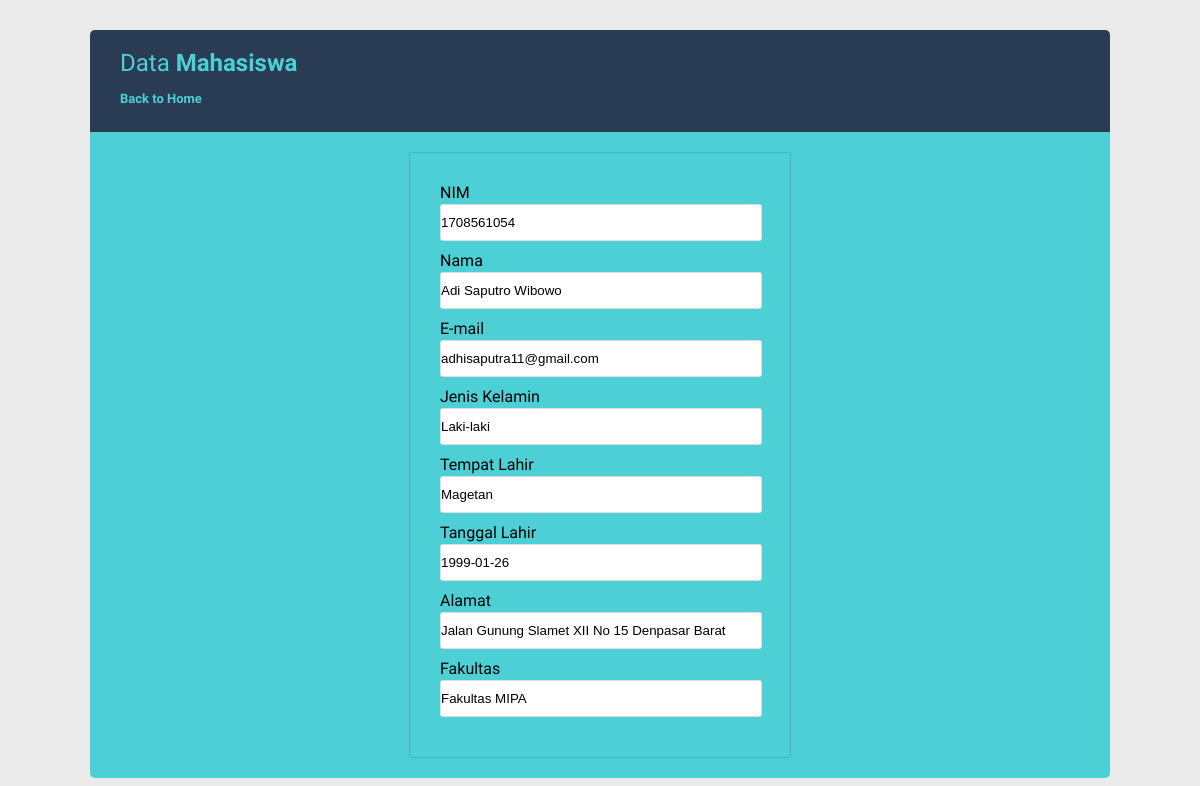
Screenshot of /detail.php?id=2 with the database file from the repository.
### tables this page shows
CREATE TABLE `mahasiswa` (
  `idmahasiswa` int(11) NOT NULL,
  `nim` varchar(10) NOT NULL,
  `nama` varchar(50) NOT NULL,
  `jenisKelamin` enum('Laki-laki','Perempuan') NOT NULL,
  `tempatLahir` varchar(20) NOT NULL,
  `tglLahir` date NOT NULL,
  `alamat` text NOT NULL,
  `email` varchar(50) NOT NULL,
  `fakultas` enum('Fakultas Ilmu Budaya','Fakultas Kedokteran','Fakultas Hukum','Fakultas Teknik','Fakultas Pertanian','Fakultas Ekonomi dan Bisnis','Fakultas Peternakan','Fakultas MIPA','Fakultas Kedokteran Hewan','Fakultas Teknologi Pertanian','Fakultas Ilmu Sosial dan Ilmu Politik','Fakultas Kelautan dan Perikanan','Fakultas Pariwisata') NOT NULL
);

### function.php (called while the page is built, shortened)
<?php
$conn = mysqli_connect("localhost", "root", "", "mahasiswa");
function query($query)
{
	global $conn;
	$result = mysqli_query($conn, $query);
	$rows = [];
	while ($row = mysqli_fetch_assoc($result)) {
		$rows[] = $row;
	}
	return $rows;
}

### detail.php (the view, shortened to what this page needs)
<?php
require "function.php";
$id = $_GET["id"];
$dataMhs = query("SELECT * FROM mahasiswa WHERE idmahasiswa = $id")[0];
?>
<!DOCTYPE html>
<html lang="en">
<head>
    <link rel="stylesheet" href="style/style.css">
    <link rel="stylesheet" href="https://use.fontawesome.com/releases/v5.8.1/css/all.css">
</head>
<body>
    <div class="container cf">
        <div class="table-wrapper">
            <div class="table-title cf">
                <div class="title-row">
                    <h2>Data <b>Mahasiswa<b></h2>
                    <a style="text-decoration: none; color: #4dcfd6 " href="index.php">Back to Home</a>
                </div>
            </div>
            <div>
                <div class="form">
                    <div class="field">
                        <label for="nim">NIM</label>
                        <input type="text" name="nim" id="nim" readonly value="<?= $dataMhs["nim"]; ?>">
                    </div>
                    <div class="field">
                        <label for="nama">Nama</label>
                        <input type="text" name="nama" id="nama" readonly value="<?= $dataMhs["nama"]; ?> ">
                    </div>
                    <div class="field">
                        <label for="nim">E-mail</label>
                        <input type="text" name="email" id="email" readonly value="<?= $dataMhs["email"]; ?> ">
                    </div>
                    <div class="field">
                        <label for="jk">Jenis Kelamin</label>
                        <input type="text" name="jk" id="jk" readonly value="<?= $dataMhs["jenisKelamin"]; ?> ">
                    </div>
                    <div class="field">
                        <label for="tempat-lahir">Tempat Lahir</label>
                        <input type="text" name="tempat-lahir" id="tempat-lahir" readonly value="<?= $dataMhs["tempatLahir"]; ?> ">
                    </div>
                    <div class="field">
                        <label for="tgl-lahir">Tanggal Lahir</label>
                        <input type="text" name="tgl-lahir" id="tgl-lahir" readonly value="<?= $dataMhs["tglLahir"]; ?>">
                    </div>
                    <div class="field">
                        <label for="alamat">Alamat</label>
                        <input type="text" name="alamat" id="alamat" readonly value="<?= $dataMhs["alamat"]; ?> ">
                    </div>
                    <div class="field">
                        <label for="fakultas">Fakultas</label>
                        <input type="text" name="fakultas" id="fakultas" readonly value="<?= $dataMhs["fakultas"]; ?> ">
                    </div>
                </div>
            </div>
        </div>
</body>
</html>

### style/style.css (style rules this page uses)
.cf:before, .cf:after { content: " "; display: table; }
.cf:after { clear: both; }
.cf { *zoom: 1; }
* { margin: 0px; padding: 0px; }
body { background-color: #eaeaea; font-family: 'Varela Round', sans-serif; font-size: 13px; }
.container { background-color: #4dcfd6; width: 85%; margin: 30px auto; border-radius: 5px; }
.table-wrapper { margin-bottom: 10px; }
.table-title { padding: 16px 30px; background-color: #293c54; color: #4dcfd6; line-height: 35px; border-top-left-radius: 5px; border-top-right-radius: 5px; }
.title-row { width: 50%; float: left; font-weight: normal; }
.title-row h2 { font-size: 24px; font-weight: normal; }
.form { padding: 30px; display: block; border: 0.5px solid rgba(34,36,38,.15); border-radius: 2px; width: 320px; margin: 20px auto; }
.form label { display: block; font-size: 16px; font-weight: normal; margin-bottom: 2px; }
.field { margin-bottom: 10px; }
.field input { padding: 10px 0; border: 0.5px solid rgba(34,36,38,.15); border-radius: 3px; width: 100%; }

### rows the page displays
mahasiswa: nim "1708561054", nama "Adi Saputro Wibowo", email "adhisaputra11@gmail.com", jk "Laki-laki", tempat-lahir "Magetan", tgl-lahir "1999-01-26", alamat "Jalan Gunung Slamet XII No 15 Denpasar Barat", fakultas "Fakultas MIPA"
